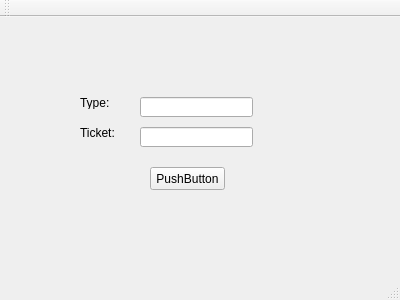
<?xml version="1.0" encoding="UTF-8"?>
<ui version="4.0">
 <class>MainWindow</class>
 <widget class="QMainWindow" name="MainWindow">
  <property name="geometry">
   <rect>
    <x>0</x>
    <y>0</y>
    <width>400</width>
    <height>300</height>
   </rect>
  </property>
  <property name="windowTitle">
   <string>MainWindow</string>
  </property>
  <widget class="QWidget" name="centralWidget">
   <widget class="QLabel" name="label">
    <property name="geometry">
     <rect>
      <x>80</x>
      <y>80</y>
      <width>54</width>
      <height>12</height>
     </rect>
    </property>
    <property name="text">
     <string>Type:</string>
    </property>
   </widget>
   <widget class="QLabel" name="label_2">
    <property name="geometry">
     <rect>
      <x>80</x>
      <y>110</y>
      <width>54</width>
      <height>12</height>
     </rect>
    </property>
    <property name="text">
     <string>Ticket:</string>
    </property>
   </widget>
   <widget class="QLineEdit" name="lineEdit_Type">
    <property name="geometry">
     <rect>
      <x>140</x>
      <y>80</y>
      <width>113</width>
      <height>20</height>
     </rect>
    </property>
   </widget>
   <widget class="QLineEdit" name="lineEdit_Ticket">
    <property name="geometry">
     <rect>
      <x>140</x>
      <y>110</y>
      <width>113</width>
      <height>20</height>
     </rect>
    </property>
   </widget>
   <widget class="QPushButton" name="pushButton">
    <property name="geometry">
     <rect>
      <x>150</x>
      <y>150</y>
      <width>75</width>
      <height>23</height>
     </rect>
    </property>
    <property name="text">
     <string>PushButton</string>
    </property>
   </widget>
  </widget>
  <widget class="QMenuBar" name="menuBar">
   <property name="geometry">
    <rect>
     <x>0</x>
     <y>0</y>
     <width>400</width>
     <height>23</height>
    </rect>
   </property>
  </widget>
  <widget class="QToolBar" name="mainToolBar">
   <attribute name="toolBarArea">
    <enum>TopToolBarArea</enum>
   </attribute>
   <attribute name="toolBarBreak">
    <bool>false</bool>
   </attribute>
  </widget>
  <widget class="QStatusBar" name="statusBar"/>
 </widget>
 <layoutdefault spacing="6" margin="11"/>
 <resources/>
 <connections/>
</ui>
